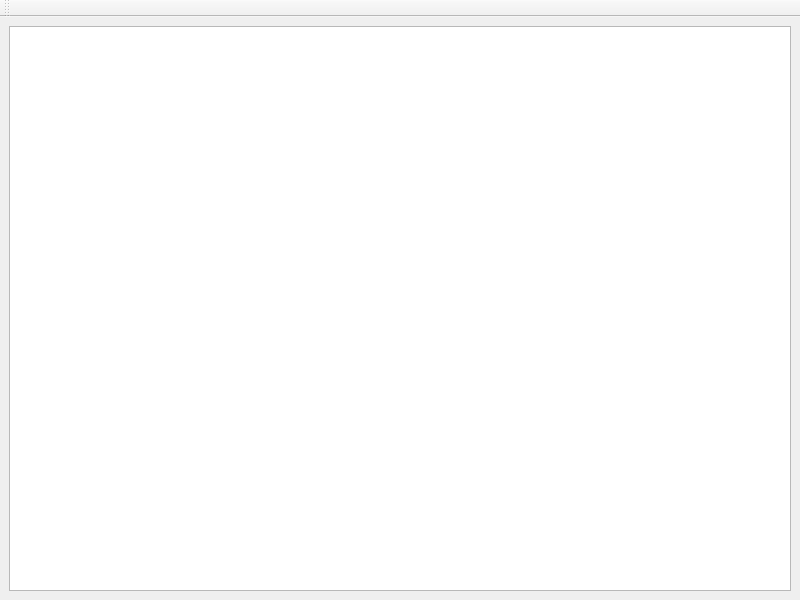
<?xml version="1.0" encoding="UTF-8"?>
<ui version="4.0">
 <class>MainWindow</class>
 <widget class="QMainWindow" name="MainWindow">
  <property name="geometry">
   <rect>
    <x>0</x>
    <y>0</y>
    <width>800</width>
    <height>600</height>
   </rect>
  </property>
  <property name="iconSize">
   <size>
    <width>32</width>
    <height>32</height>
   </size>
  </property>
  <widget class="QWidget" name="centralWidget">
   <layout class="QVBoxLayout" name="verticalLayout">
    <item>
     <widget class="qtMate::widgets::TableView" name="controllerTableView"/>
    </item>
   </layout>
  </widget>
  <widget class="QToolBar" name="controllerToolBar">
   <property name="windowTitle">
    <string>Controller Toolbar</string>
   </property>
   <attribute name="toolBarArea">
    <enum>TopToolBarArea</enum>
   </attribute>
   <attribute name="toolBarBreak">
    <bool>false</bool>
   </attribute>
  </widget>
  <action name="actionQuit">
   <property name="text">
    <string>&amp;Quit</string>
   </property>
  </action>
 </widget>
 <customwidgets>
  <customwidget>
   <class>qtMate::widgets::TableView</class>
   <extends>QTableView</extends>
   <header>QtMate/widgets/tableView.hpp</header>
  </customwidget>
 </customwidgets>
 <resources/>
 <connections/>
</ui>
